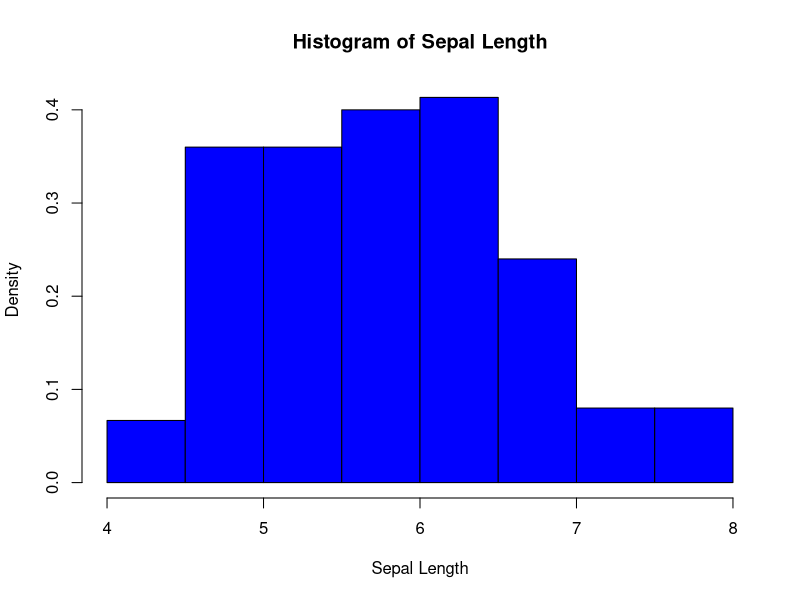
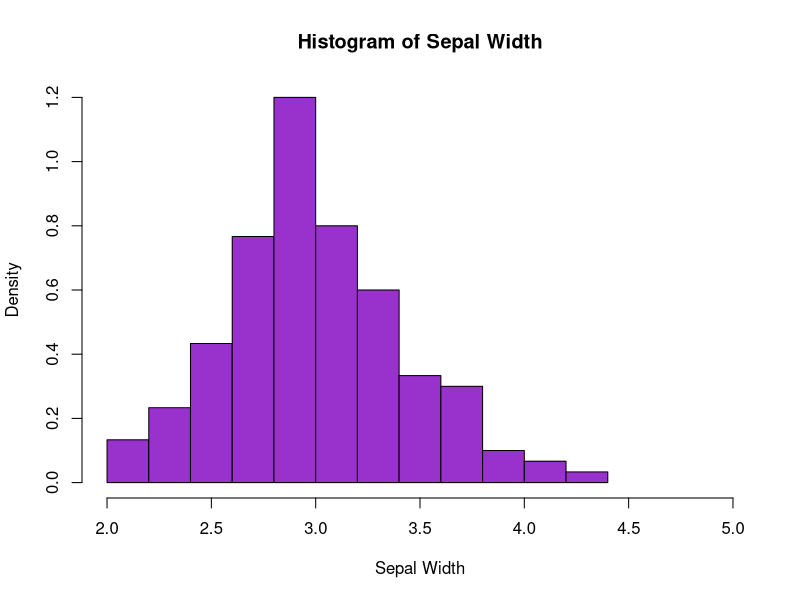
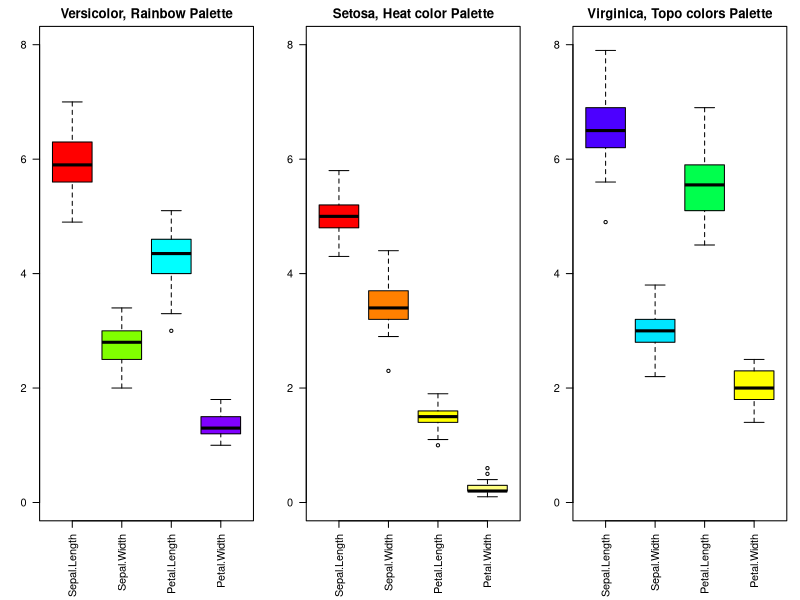

Generate these figures, in order, with R:
# Loading the Iris dataset
data(iris)
iris2 <- iris

# Histogram of Sepal Length
hist(iris2$Sepal.Length, main="Histogram of Sepal Length", xlab="Sepal Length", xlim=c(4, 8), col="blue", freq=FALSE)

# Histogram of Sepal Width
hist(iris2$Sepal.Width, main="Histogram of Sepal Width", xlab="Sepal Width", xlim=c(2, 5), col="darkorchid", freq=FALSE)

# Creating subsets for each species
irisVer <- subset(iris, Species == "versicolor")
irisSet <- subset(iris, Species == "setosa")
irisVir <- subset(iris, Species == "virginica")

# Boxplots for each species
par(mfrow=c(1, 3), mar=c(6, 3, 2, 1))
boxplot(irisVer[,1:4], main="Versicolor, Rainbow Palette", ylim=c(0, 8), las=2, col=rainbow(4))
boxplot(irisSet[,1:4], main="Setosa, Heat color Palette", ylim=c(0, 8), las=2, col=heat.colors(4))
boxplot(irisVir[,1:4], main="Virginica, Topo colors Palette", ylim=c(0, 8), las=2, col=topo.colors(4))
